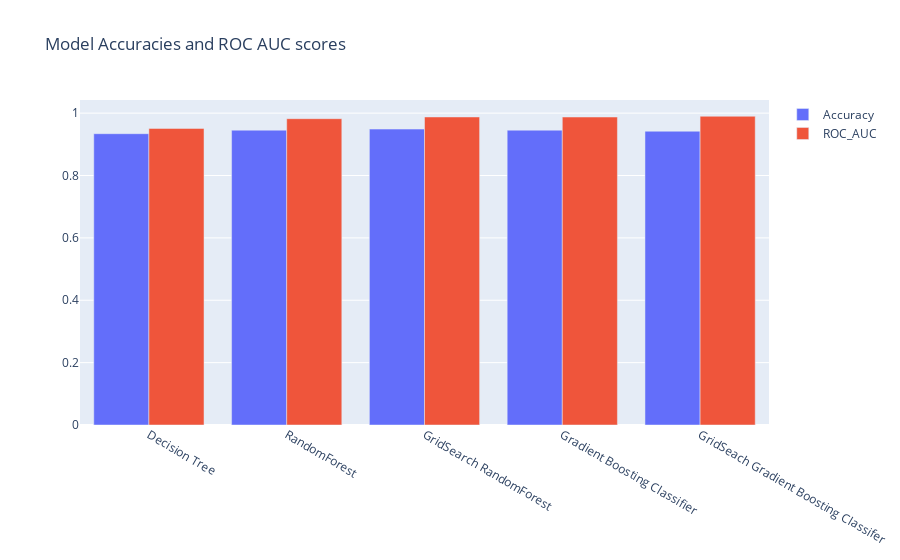

The notebook cell this image was saved under:
### Markdown cell above
Compare all classification methods

### Code cell
import plotly.graph_objects as px

#data = [['Decision Tree', dt_sub_accuracy], ['RandomForest', rf_sub_accuracy],['GridSearch RandomForest', grid_rfc_accuracy], ['Gradient Boosting Classifier', gbc_sub_accuracy] ,
        #['GridSeach Gradient Boosting Classifer', grid_gbm_accuracy], ['Ensemble Voting', ensemble_accuracy] ]
#df = pd.DataFrame(data, columns=['Model Name', 'Accuracy'])

#fig = px.bar(df, x='Model Name', y='Accuracy', title = 'Accuracies of various models predicting sub-species of sloths')
#fig.show()


x = ['Decision Tree', 'RandomForest', 'GridSearch RandomForest', 'Gradient Boosting Classifier', 'GridSeach Gradient Boosting Classifer']
 
plot = px.Figure(data=[px.Bar(
    name = 'Accuracy',
    x = x,
    y = [dt_sub_accuracy, rf_sub_accuracy, rf_best_sub_accuracy, gbc_sub_accuracy, gbc_best_sub_accuracy]
   ),
                       px.Bar(
    name = 'ROC_AUC',
    x = x,
    y = [dt_roc_auc, rf_roc_auc, rf_best_roc_auc, gbc_roc_auc, gbc_best_roc_auc]
   )
],

layout=px.Layout(
        title=px.layout.Title(text="Model Accuracies and ROC AUC scores")

)
)

plot.show()

### Figure 1 — Plotly figure (JSON) as saved in the notebook; plotly's stock layout.template omitted (floating-point values rounded to 4 significant figures)
{"data": [{"name": "Accuracy", "type": "bar", "x": ["Decision Tree", "RandomForest", "GridSearch RandomForest", "Gradient Boosting Classifier", "GridSeach Gradient Boosting Classifer"], "y": [0.934, 0.9454, 0.9488, 0.9454, 0.942]}, {"name": "ROC_AUC", "type": "bar", "x": ["Decision Tree", "RandomForest", "GridSearch RandomForest", "Gradient Boosting Classifier", "GridSeach Gradient Boosting Classifer"], "y": [0.951, 0.9822, 0.9877, 0.9875, 0.99]}], "layout": {"title": {"text": "Model Accuracies and ROC AUC scores"}}}
